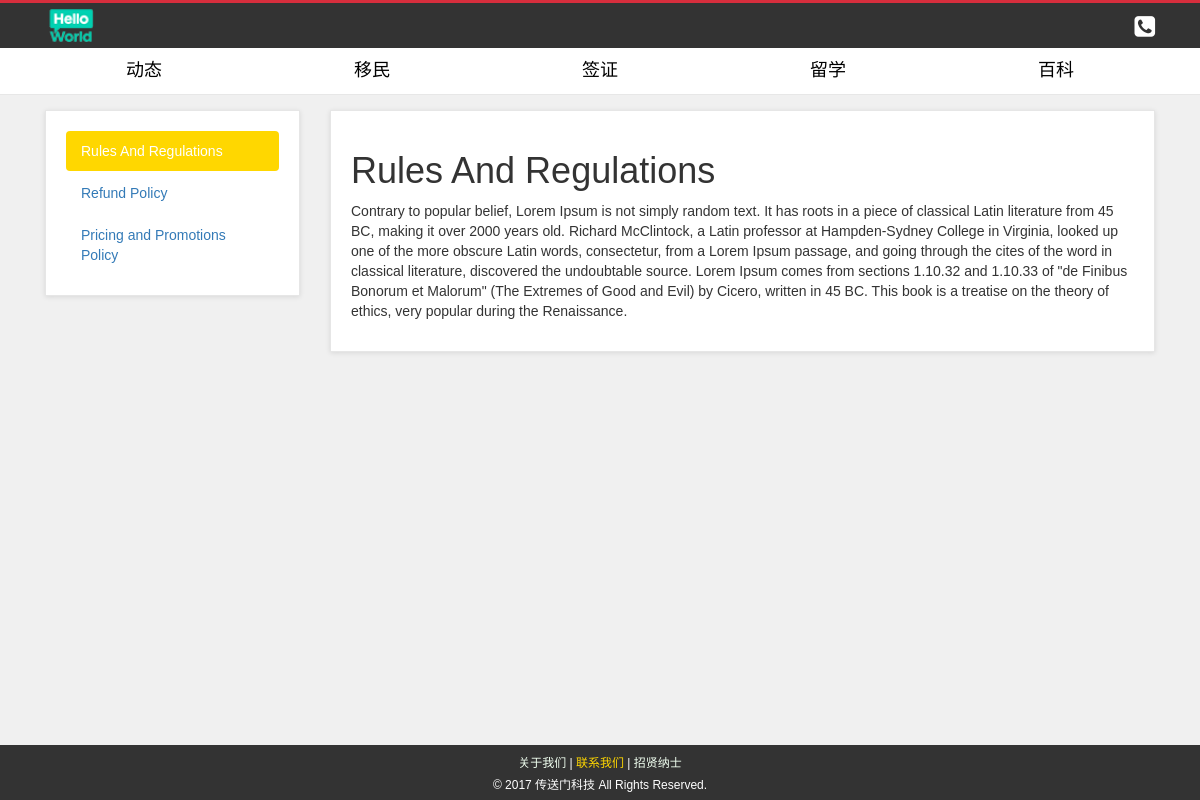
Page /hiring.php on the earlier database version.
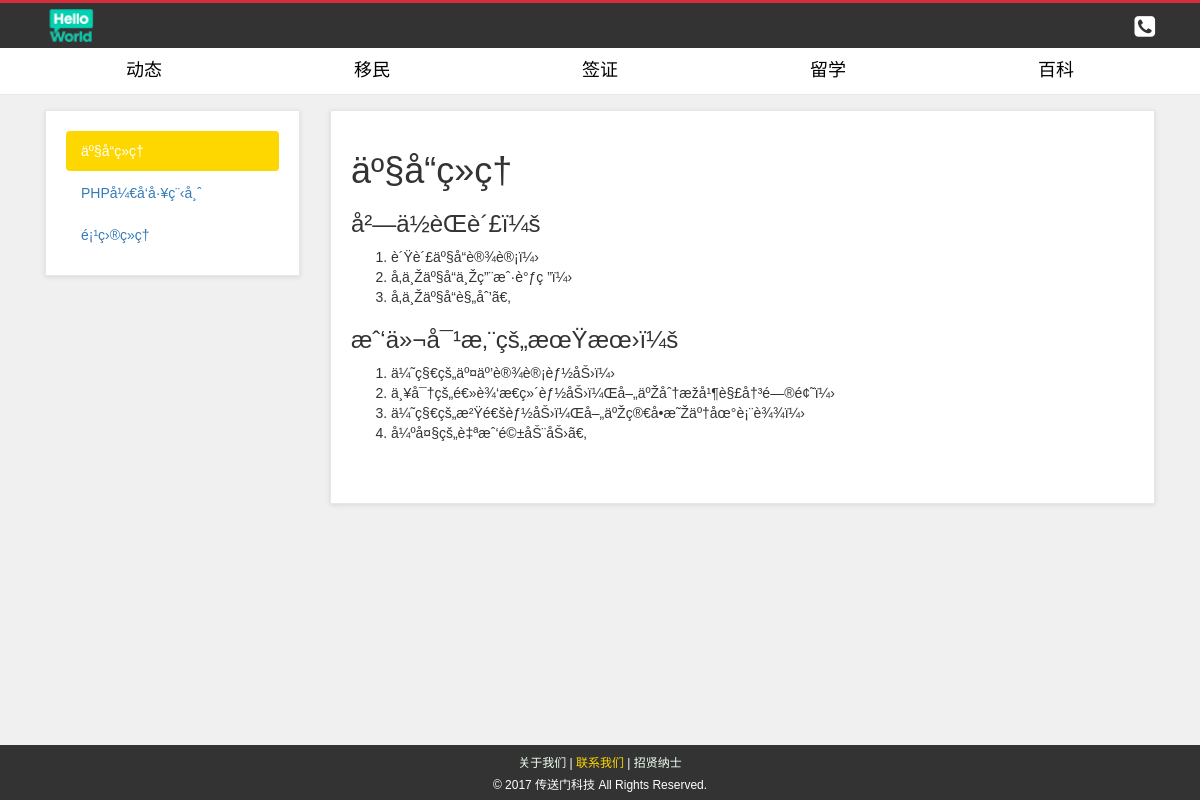
Same page on the later database version.
### tables this page shows
CREATE TABLE `terms` (
  `term_id` int(10) NOT NULL,
  `term_title` varchar(100) NOT NULL,
  `term_link` varchar(100) NOT NULL,
  `term_desc` text NOT NULL
);

### hiring.php (the view, shortened to what this page needs)
<?php
include("includes/db.php");
?>
<!DOCTYPE html>
<html>
    <head>
        <link href="styles/bootstrap.min.css" rel="stylesheet">
        <link href="styles/style.css" rel="stylesheet">
        <link href="font-awesome/css/font-awesome.min.css" rel="stylesheet">
    </head>
    <body>
        <?php
        include("includes/header.php");
        ?>
            <div class="container">
                <div class="col-md-3">
                    <div class="box">
                        <ul class="nav nav-pills nav-stacked">
                            <?php
                            $get_terms = "select * from terms LIMIT 0,1";
                            $run_terms = mysqli_query($con,$get_terms);
                            while($row_terms = mysqli_fetch_array($run_terms)){
                                $term_title = $row_terms['term_title'];
                                $term_link = $row_terms['term_link'];
                            ?>
                            <li class="active">
                                <a data-toggle="pill" href="#<?php echo $term_link; ?>">
                                    <?php echo $term_title; ?>
                                </a>
                            </li>
                            <?php } ?>
                            <?php
                            $count_terms = "select * from terms";
                            $run_count = mysqli_query($con,$count_terms);
                            $count = mysqli_num_rows($run_count);
                            $get_terms = "select * from terms LIMIT 1,$count";
                            $run_terms = mysqli_query($con,$get_terms);
                            while($row_terms = mysqli_fetch_array($run_terms)){
                                $term_title = $row_terms['term_title'];
                                $term_link = $row_terms['term_link'];
                            ?>
                            <li>
                                <a data-toggle="pill" href="#<?php echo $term_link; ?>">
                                    <?php echo $term_title; ?>
                                </a>
                            </li>
                            <?php } ?>
                        </ul>
                    </div>
                </div>
                <div class="col-md-9">
                    <div class="box">
                        <div class="tab-content" >
                            <?php
                            $get_terms = "select * from terms LIMIT 0,1";
                            $run_terms = mysqli_query($con,$get_terms);
                            while($row_terms = mysqli_fetch_array($run_terms)){
                                $term_title = $row_terms['term_title'];
                                $term_desc = $row_terms['term_desc'];
                                $term_link = $row_terms['term_link'];
                            ?>
                            <div id="<?php echo $term_link; ?>" class="tab-pane fade in active" >
                                <h1> <?php echo $term_title; ?>  </h1>
                                <p> <?php echo $term_desc; ?> </p>
                            </div>
                            <?php } ?>
                        </div>
                    </div>
                </div>
            </div>
        <?php
        include("includes/footer.php");
        ?>
    </body>
</html>

Differences in the rows shown:
removed terms: term_title "Rules And Regulations", term_desc "Contrary to popular belief, Lorem Ipsum is not simply random text. It has roots in a piece of classical Latin literature from 45 BC, making it over 2000 years old. Richard McClintock, a Latin professor at Hampden-Sydney College in Virginia, looked up one of the more obscure Latin words, consectetur, from a Lorem Ipsum passage, and going through the cites of the word in classical literature, discovered the undoubtable source. Lorem Ipsum comes from sections 1.10.32 and 1.10.33 of \"de Finibus Bonorum et Malorum\" (The Extremes of Good and Evil) by Cicero, written in 45 BC. This book is a treatise on the theory of ethics, very popular during the Renaissance."
removed terms: term_title "Refund Policy"
removed terms: term_title "Pricing and Promotions Policy"
added terms: term_title "äº§å“ç»ç†", term_desc "å²—ä½èŒè´£ï¼š è´Ÿè´£äº§å“è®¾è®¡ï¼› å‚ä¸Žäº§å“ä¸Žç”¨æˆ·è°ƒç ”ï¼› å‚ä¸Žäº§å“è§„åˆ’ã€‚ æˆ‘ä»¬å¯¹æ‚¨çš„æœŸæœ›ï¼š ä¼˜ç§€çš„äº¤äº’è®¾è®¡èƒ½åŠ›ï¼› ä¸¥å¯†çš„é€»è¾‘æ€ç»´èƒ½åŠ›ï¼Œå–„äºŽåˆ†æžå¹¶è§£å†³é—®é¢˜ï¼› ä¼˜ç§€çš„æ²Ÿé€šèƒ½åŠ›ï¼Œå–„äºŽç®€å•æ˜Žäº†åœ°è¡¨è¾¾ï¼› å¼ºå¤§çš„è‡ªæˆ‘é©±åŠ¨åŠ›ã€‚"
added terms: term_title "PHPå¼€å‘å·¥ç¨‹å¸ˆ"
added terms: term_title "é¡¹ç›®ç»ç†"
